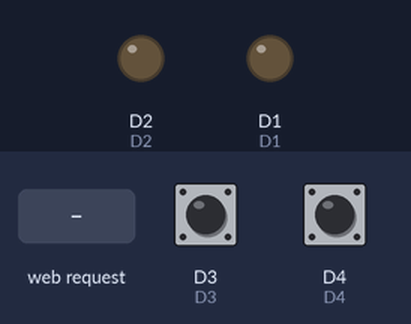
A program run on a simulated ESP8266 (NodeMCU). On the bench: output pins drawn as LEDs (lit = HIGH). Dashed ring = blinking. The inputs (shaded band) are chosen by the test bench; at power-on: D3 HIGH, D4 HIGH. Storage starts empty; what the program prints to the serial monitor is not drawn.

Above: at 1.2 s.
1.3 s: HTTP request GET /PHON received
At 2.1 s:
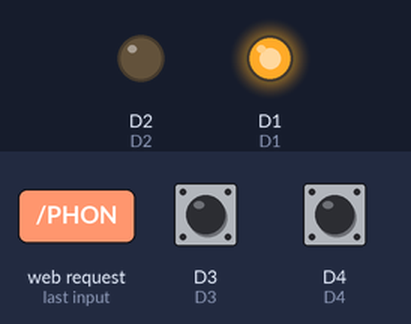
4.3 s: D3 driven LOW
At 4.8 s:
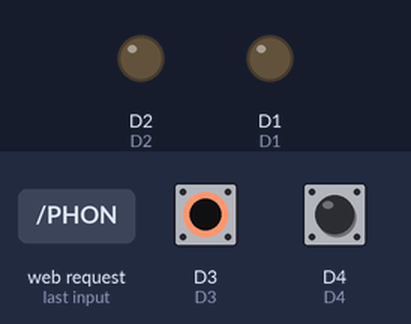
5.8 s: D3 driven HIGH
At 7.0 s:
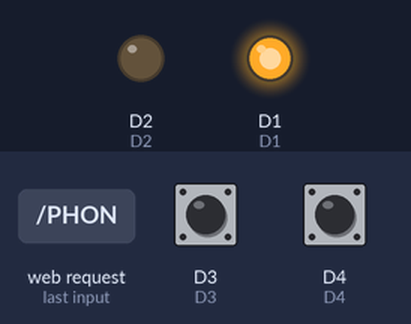
7.3 s: D3 pulsed LOW 2 times (0.12 s each, 0.3 s apart)
At 7.51 s:
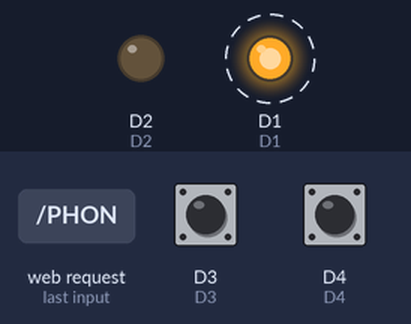
10.9 s: D3 pulsed LOW 5 times (0.12 s each, 0.3 s apart)
At 12.8 s:
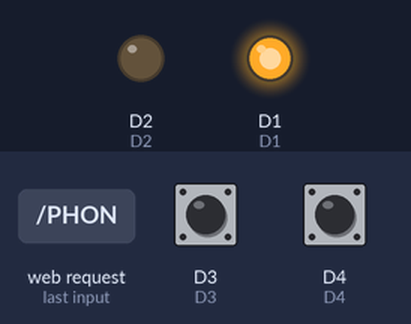
Timing chart, 0 to 14.3 s (numbered marks = the images above; inputs shaded):
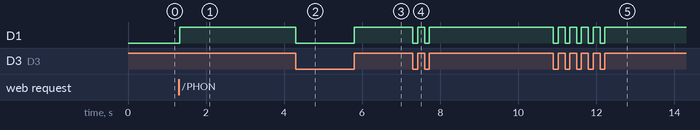

The program:

main.cpp
```cpp
//bibliotecas--------------------
#include <ESP8266WiFi.h>
#include <ESPAsyncTCP.h>
#include <ESPAsyncWebServer.h>

#include <EEPROM.h>
#include <LittleFS.h>
//bibliotecas--------------------

//configuracoes variaveis--------
bool PontH;
bool SensorM;
bool status = false;
bool statusPH = false;
bool statusMS = false;
bool fimAlto = false;
bool fimBaixo = false;

int valorLimiteChuva = 500;
bool chuva = false;

bool fatorMotor = 0;

int timerMotor = 0;
//configuracoes variiveis--------

//configuracoes WIFI-------------
const char* ApAdress = "ESP8266-Access-Point";
const char* ApPass = "170704gui";
//configuracoes WIFI-------------

//definir pinos------------------
#define A0 17
#define D1 5
#define D2 4
#define D3 0
#define D4 2
//definir pinos------------------

AsyncWebServer server(80);

String messagemMonitor(){
    String var = "OII";
    Serial.println(var);
    return var;
}

void Motor1At(){
	Serial.println("Motor 1 ativo");
    digitalWrite(D1, HIGH);
    digitalWrite(D2, LOW);
}

void Motor2At(){
	Serial.println("Motor 2 ativo");
    digitalWrite(D1, LOW);
    digitalWrite(D2, HIGH);
}

void ResetMotor(){
    digitalWrite(D1, LOW);
    digitalWrite(D2, LOW);
}

String msg1(){

    String var = "ligou1";
    return var;
}

String msg2(){

    String var = "ligou2";
    return var;
}

void HighMotor(bool x, bool y){
    if(x == 1 && y == false){
        if(fimAlto == true){
            ResetMotor();
        }else{
            Motor1At();
        }
    }
    if(x == 1 && y == true){
        if(fimBaixo == true){
            ResetMotor();
        }else{
            Motor2At();
        }
    }
}

String sensorModulo(){

    int valorSensorChuva = analogRead(A0);
    Serial.print("Sensor de chuva = ");
    Serial.print(valorSensorChuva);
    if (valorSensorChuva < valorLimiteChuva){
        Serial.println(" => Esta chovendo");
        chuva = true;
    }else{
        Serial.println(" => O tempo esta seco");
   	    chuva = false;
    }
    return String(valorSensorChuva);
}

void setup() {

    Serial.begin(115200);
    LittleFS.begin();

    //configuracoes pinos------------
    pinMode(A0, INPUT);
    pinMode(D1, OUTPUT); //positivo
    pinMode(D2, OUTPUT); //negativo
    pinMode(D3, INPUT);
    pinMode(D4, INPUT);
    //configuracoes pinos------------

//estacao local-----------
    WiFi.softAP(ApAdress, ApPass);
    IPAddress IP = WiFi.softAPIP();
    Serial.print("AP IP address: ");
    Serial.println(IP);
//-------------------------

    server.on("/", HTTP_GET, [](AsyncWebServerRequest *request){
        request->send(LittleFS, "/index.html", String(), false);
    });

    server.on("/style.css", HTTP_GET, [](AsyncWebServerRequest *request){
        request->send(LittleFS, "/style.css", "text/css");
    });

    server.on("/5213449.png", HTTP_GET, [](AsyncWebServerRequest *request){
        request->send(LittleFS, "/5213449.png", "image/png");
    });

    server.on("/3105807.png", HTTP_GET, [](AsyncWebServerRequest *request){
        request->send(LittleFS, "/3105807.png", "image/png");
    });

    server.on("/chart.umd.js", HTTP_GET, [](AsyncWebServerRequest *request){
        request->send(LittleFS, "/chart.umd.js", "text/javascript");
    });

    server.on("/script.js", HTTP_GET, [](AsyncWebServerRequest *request){
        request->send(LittleFS, "/script.js", "text/javascript");
    });

    server.on("/PHON", HTTP_GET, [](AsyncWebServerRequest *request){
        request->send(200, "text/plain", msg1().c_str());
        statusPH = true;
    });

    server.on("/PHOFF", HTTP_GET, [](AsyncWebServerRequest *request){
        request->send(200, "text/plain", msg2().c_str());
        statusPH = false;
        ResetMotor();
    });

    server.on("/SM", HTTP_GET, [](AsyncWebServerRequest *request){
        request->send(200, "text/plain", sensorModulo().c_str());
    });


    server.begin();
    Serial.println("HTTP server rodando");

}

void SensorFim(){
    fimAlto = !digitalRead(D3);
    fimBaixo = !digitalRead(D4);
}

void loop(){
    SensorFim();
    HighMotor(statusPH, chuva);
}
```

Measured:
- after the input at 1.3 s, D1: LOW → HIGH at once
- after the input at 4.3 s, D1: HIGH → LOW at once
- after the input at 5.8 s, D1: LOW → HIGH at once
- after the input at 7.3 s, D1: alternates HIGH for 0.18 s and LOW for 0.12 s, 4 changes in all, then stays HIGH, starting at once
- after the input at 10.9 s, D1: alternates HIGH for 0.18 s and LOW for 0.12 s, 10 changes in all, then stays HIGH, starting at once
